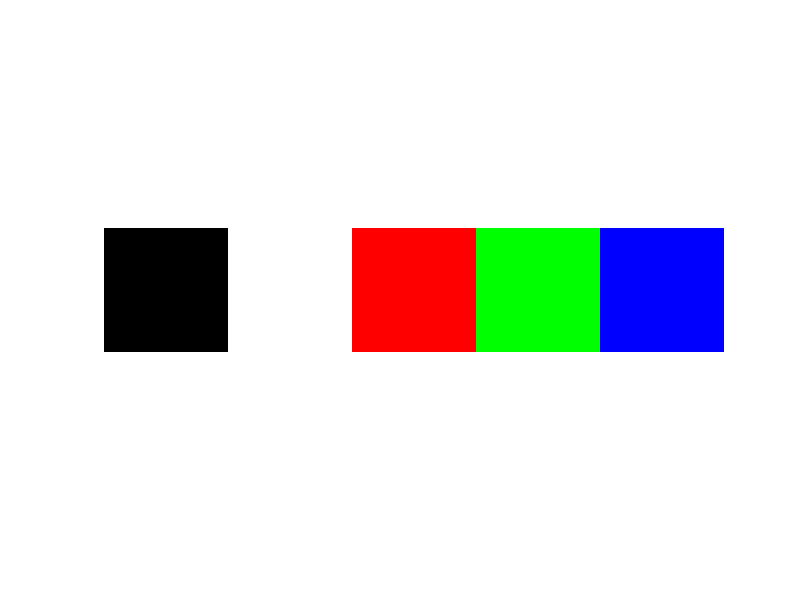

Reproduce this figure in MATLAB.
%Calibration test screen
%print a mosaic of tiles for calibration

csize = 200; %size of each square check
numcheck = 5; 

%black and white checks
imCal(1:csize,1:csize,:) = zeros(csize,csize,3);
imCal(1:csize,csize+1:2*csize,:) = ones(csize,csize,3);

%now the colour parts
%red
imCal(1:csize,(csize*2)+1:csize*3,1) = ones(csize,csize);
imCal(1:csize,(csize*2)+1:csize*3,2:3) = zeros(csize,csize,2);

%green
imCal(1:csize,(csize*3)+1:csize*4,1) = zeros(csize,csize,1);
imCal(1:csize,(csize*3)+1:csize*4,2) = ones(csize,csize,1);
imCal(1:csize,(csize*3)+1:csize*4,3) = zeros(csize,csize,1);

%blue
imCal(1:csize,(csize*4)+1:csize*5,1:2) = zeros(csize,csize,2);
imCal(1:csize,(csize*4)+1:csize*5,3)   = ones(csize,csize,1);

imshow(imCal)